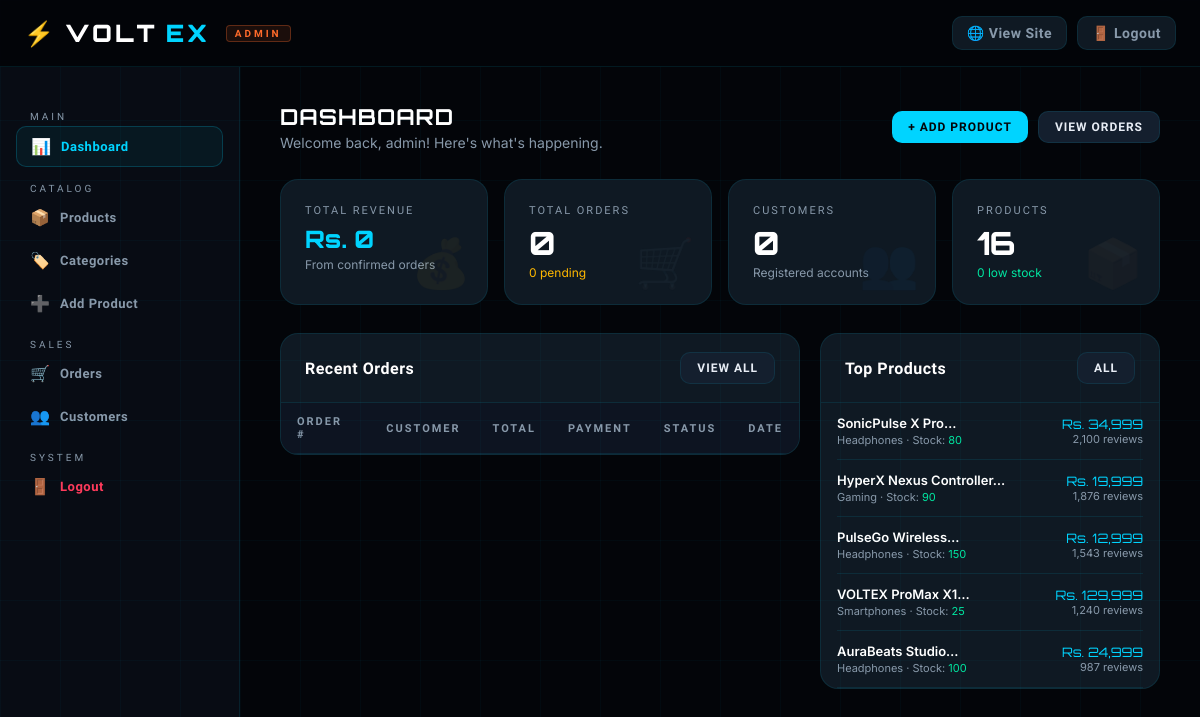
Page /admin/dashboard.php (signed in) on the committed database.
### tables this page shows
CREATE TABLE IF NOT EXISTS products (
    id            INT UNSIGNED AUTO_INCREMENT PRIMARY KEY,
    category_id   INT UNSIGNED NOT NULL,
    name          VARCHAR(200) NOT NULL,
    slug          VARCHAR(200) NOT NULL UNIQUE,
    description   TEXT,
    price         DECIMAL(10,2) NOT NULL,
    original_price DECIMAL(10,2) DEFAULT NULL,
    stock         INT UNSIGNED NOT NULL DEFAULT 0,
    image_url     VARCHAR(500) DEFAULT NULL,
    badge         VARCHAR(50)  DEFAULT NULL,
    rating        DECIMAL(2,1) DEFAULT 4.5,
    reviews_count INT UNSIGNED DEFAULT 0,
    featured      TINYINT(1)   DEFAULT 0,
    created_at    TIMESTAMP    DEFAULT CURRENT_TIMESTAMP,
    FOREIGN KEY (category_id) REFERENCES categories(id)
);

CREATE TABLE IF NOT EXISTS categories (
    id          INT UNSIGNED AUTO_INCREMENT PRIMARY KEY,
    name        VARCHAR(100) NOT NULL,
    slug        VARCHAR(100) NOT NULL UNIQUE,
    icon        VARCHAR(10)  NOT NULL DEFAULT '📦',
    created_at  TIMESTAMP DEFAULT CURRENT_TIMESTAMP
);

### config.php (called while the page is built, shortened)
<?php
function h($s) { return htmlspecialchars($s ?? '', ENT_QUOTES, 'UTF-8'); }
function price($n) { return CURRENCY . number_format($n, 0); }

### admin/dashboard.php (the view, shortened to what this page needs)
<?php
require_once __DIR__ . '/config.php';
global $conn;
$total_products  = mysqli_fetch_row(mysqli_query($conn,"SELECT COUNT(*) FROM products"))[0];
$total_orders    = mysqli_fetch_row(mysqli_query($conn,"SELECT COUNT(*) FROM orders"))[0];
$total_users     = mysqli_fetch_row(mysqli_query($conn,"SELECT COUNT(*) FROM users"))[0];
$total_revenue   = mysqli_fetch_row(mysqli_query($conn,"SELECT SUM(total_amount) FROM orders WHERE status != 'cancelled'"))[0] ?? 0;
$pending_orders  = mysqli_fetch_row(mysqli_query($conn,"SELECT COUNT(*) FROM orders WHERE status='pending'"))[0];
$low_stock       = mysqli_fetch_row(mysqli_query($conn,"SELECT COUNT(*) FROM products WHERE stock < 5"))[0];
$top_products  = mysqli_query($conn,"SELECT p.name, p.price, p.stock, p.reviews_count, c.name as cat FROM products p JOIN categories c ON p.category_id=c.id ORDER BY p.reviews_count DESC LIMIT 5");
admin_header('Dashboard');
?>
<div style="display:flex; align-items:center; justify-content:space-between; margin-bottom:28px;">
  <div>
    <h1 style="font-family:var(--font-head); font-size:22px; color:var(--white); letter-spacing:1px;">DASHBOARD</h1>
    <p style="color:var(--text2); font-size:14px; margin-top:4px;">Welcome back, <?= h($_SESSION['admin_user']) ?>! Here's what's happening.</p>
  </div>
  <div style="display:flex; gap:10px;">
    <a href="add_product.php" class="btn btn-primary btn-sm">+ Add Product</a>
    <a href="orders.php" class="btn btn-ghost btn-sm">View Orders</a>
  </div>
</div>
<div style="display:grid; grid-template-columns:repeat(auto-fit,minmax(200px,1fr)); gap:16px; margin-bottom:28px;">
  <div class="dash-stat">
    <div class="label">Total Revenue</div>
    <div class="value" style="color:var(--cyan); font-size:24px;"><?= price($total_revenue) ?></div>
    <div class="sub">From confirmed orders</div>
    <div class="stat-icon">💰</div>
  </div>
  <div class="dash-stat">
    <div class="label">Total Orders</div>
    <div class="value"><?= number_format($total_orders) ?></div>
    <div class="sub"><span style="color:var(--warning);"><?= $pending_orders ?> pending</span></div>
    <div class="stat-icon">🛒</div>
  </div>
  <div class="dash-stat">
    <div class="label">Customers</div>
    <div class="value"><?= number_format($total_users) ?></div>
    <div class="sub">Registered accounts</div>
    <div class="stat-icon">👥</div>
  </div>
  <div class="dash-stat">
    <div class="label">Products</div>
    <div class="value"><?= number_format($total_products) ?></div>
    <div class="sub"><span style="color:<?= $low_stock>0?'var(--warning)':'var(--success)' ?>"><?= $low_stock ?> low stock</span></div>
    <div class="stat-icon">📦</div>
  </div>
</div>
<div style="display:grid; grid-template-columns:1fr 340px; gap:20px; align-items:start;">
  <div class="card">
    <div class="card-header">
      <h2>Recent Orders</h2>
      <a href="orders.php" class="btn btn-ghost btn-sm">View All</a>
    </div>
    <div style="overflow-x:auto;">
      <table class="data-table">
        <thead><tr><th>Order #</th><th>Customer</th><th>Total</th><th>Payment</th><th>Status</th><th>Date</th></tr></thead>
      </table>
    </div>
  </div>
  <div class="card">
    <div class="card-header">
      <h2>Top Products</h2>
      <a href="products.php" class="btn btn-ghost btn-sm">All</a>
    </div>
    <div style="padding:0 16px;">
      <?php while ($p = mysqli_fetch_assoc($top_products)): ?>
      <div style="display:flex; align-items:center; justify-content:space-between; padding:12px 0; border-bottom:1px solid var(--border); gap:10px;">
        <div>
          <div style="font-weight:600; font-size:13px; color:var(--white);"><?= h(substr($p['name'],0,28)) ?>…</div>
          <div style="font-size:11px; color:var(--text2); margin-top:2px;"><?= h($p['cat']) ?> · Stock: <span style="color:<?= $p['stock']<5?'var(--warning)':'var(--success)' ?>"><?= $p['stock'] ?></span></div>
        </div>
        <div style="text-align:right; flex-shrink:0;">
          <div style="font-family:var(--font-head); font-size:13px; color:var(--cyan);"><?= price($p['price']) ?></div>
          <div style="font-size:11px; color:var(--text2);"><?= number_format($p['reviews_count']) ?> reviews</div>
        </div>
      </div>
      <?php endwhile; ?>
    </div>
  </div>
</div>
<?php admin_footer(); ?>

### admin/config.php (shortened to what this page needs)
<?php
require_once __DIR__ . '/../config.php';
function admin_header($title = 'Dashboard') {
    $current = basename($_SERVER['PHP_SELF']);
    ?>
    <!DOCTYPE html>
    <html lang="en">
    <head>
      <link rel="stylesheet" href="<?= SITE_URL ?>/css/style.css">
    </head>
    <body>
    <nav class="navbar">
      <div class="container">
        <div class="nav-inner">
          <a href="<?= SITE_URL ?>/admin/dashboard.php" class="nav-brand">
            <span>⚡</span>VOLT<span>EX</span>
            <span style="font-size:10px; letter-spacing:3px; color:var(--orange); font-family:var(--font-sub); font-weight:600; margin-left:8px; background:rgba(255,107,43,0.1); border:1px solid rgba(255,107,43,0.3); padding:2px 8px; border-radius:4px;">ADMIN</span>
          </a>
          <div style="margin-left:auto; display:flex; align-items:center; gap:10px;">
            <a href="<?= SITE_URL ?>/index.php" class="nav-btn" target="_blank">🌐 View Site</a>
            <a href="<?= SITE_URL ?>/admin/logout.php" class="nav-btn">🚪 Logout</a>
          </div>
        </div>
      </div>
    </nav>
    <div class="dash-wrap">
      <aside class="dash-sidebar">
        <div class="dash-nav-label">Main</div>
        <a href="<?= SITE_URL ?>/admin/dashboard.php" class="dash-nav-item <?= $current==='dashboard.php'?'active':'' ?>"><span class="icon">📊</span> Dashboard</a>
        <div class="dash-nav-label">Catalog</div>
        <a href="<?= SITE_URL ?>/admin/products.php" class="dash-nav-item <?= $current==='products.php'?'active':'' ?>"><span class="icon">📦</span> Products</a>
        <a href="<?= SITE_URL ?>/admin/categories.php" class="dash-nav-item <?= $current==='categories.php'?'active':'' ?>"><span class="icon">🏷️</span> Categories</a>
        <a href="<?= SITE_URL ?>/admin/add_product.php" class="dash-nav-item <?= $current==='add_product.php'?'active':'' ?>"><span class="icon">➕</span> Add Product</a>
        <div class="dash-nav-label">Sales</div>
        <a href="<?= SITE_URL ?>/admin/orders.php" class="dash-nav-item <?= $current==='orders.php'?'active':'' ?>"><span class="icon">🛒</span> Orders</a>
        <a href="<?= SITE_URL ?>/admin/users.php" class="dash-nav-item <?= $current==='users.php'?'active':'' ?>"><span class="icon">👥</span> Customers</a>
        <div class="dash-nav-label">System</div>
        <a href="<?= SITE_URL ?>/admin/logout.php" class="dash-nav-item" style="color:var(--danger);"><span class="icon">🚪</span> Logout</a>
      </aside>
      <main class="dash-main">
    <?php
}
function admin_footer() {
    echo '</main></div>';
    echo '</body></html>';
}

### rows in the picture
products: name "SonicPulse X Pro", category.name "Headphones", stock "80", price "Rs. 34,999", reviews_count "2,100"
products: name "HyperX Nexus Controller", category.name "Gaming", stock "90", price "Rs. 19,999", reviews_count "1,876"
products: name "PulseGo Wireless", category.name "Headphones", stock "150", price "Rs. 12,999", reviews_count "1,543"
products: name "VOLTEX ProMax X1", category.name "Smartphones", stock "25", price "Rs. 129,999", reviews_count "1,240"
products: name "AuraBeats Studio", category.name "Headphones", stock "100", price "Rs. 24,999", reviews_count "987"

### other values in the picture
$_SESSION['admin_user'] "admin"
price($total_revenue) "Rs. 0"
$total_orders "0"
$pending_orders "0"
$total_users "0"
$total_products "16"
$low_stock "0"
